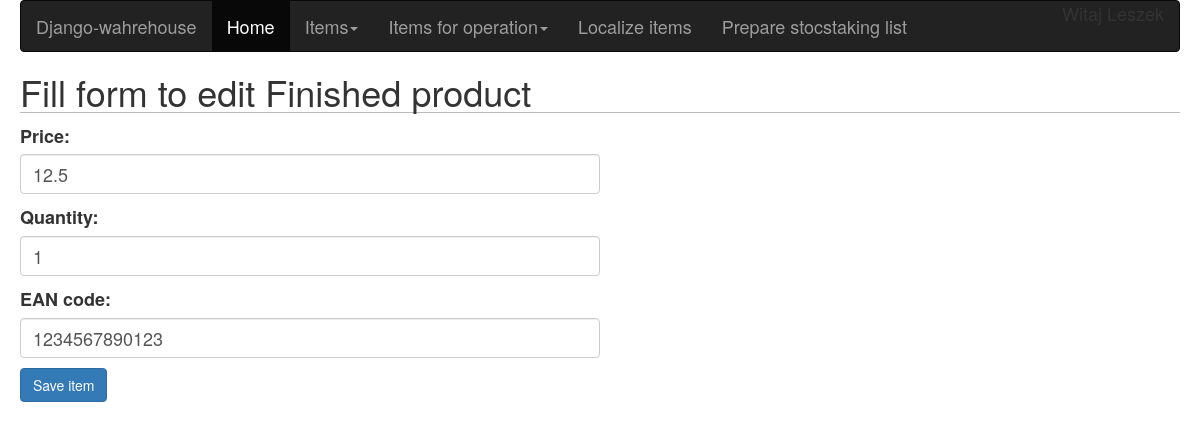
The app's page /warehouse/finishedproduct/test-1/edit/ (signed in), older data.
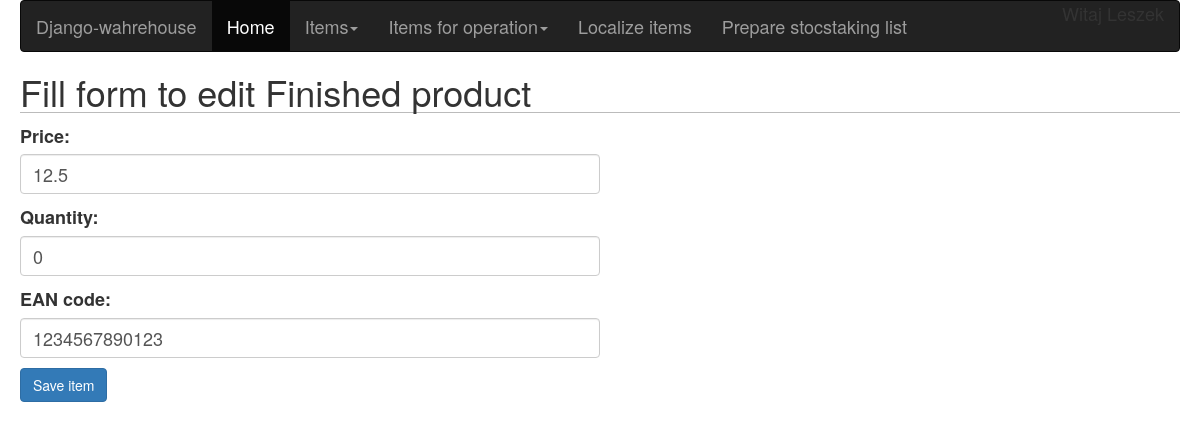
The same page, newer data.
### warehouse/models.py (models this page shows, shortened)
class FinishedProduct(models.Model):
    name = models.CharField(max_length=255)
    slug = models.SlugField(blank=True)
    price = models.FloatField()
    quantity = models.PositiveIntegerField(default=0)
    EAN_code = models.CharField(max_length=13, default=0)

### warehouse/views.py (the view)
# urls.py: url(r'^finishedproduct/(?P<slug>[-\w]+)/edit/$', finished_product_edit_view, name='finished_item_edit'),
@login_required
def finished_product_edit_view(request, slug):
    item = FinishedProduct.objects.get(slug=slug)
    if request.method == 'POST':
        edit_product_form = FinishedProductEditForm(instance=item, data=request.POST)
        if edit_product_form.is_valid():
            edit_product_form.save()
            return redirect(item.get_absolute_url())
    else:
        edit_product_form = FinishedProductEditForm(instance=item)
    return render(request, 'products_html/finished_product_edit.html', {'edit_product_form': edit_product_form})

### warehouse/forms.py
class FinishedProductEditForm(forms.ModelForm):
    def __init__(self, *args, **kwargs):
        super(FinishedProductEditForm, self).__init__(*args, **kwargs)
        for field in iter(self.fields):
            self.fields[field].widget.attrs.update({
                'class': 'form-control'
            })
    class Meta:
        model = FinishedProduct
        fields = ('price', 'quantity', 'EAN_code')

### warehouse/templates/products_html/finished_product_edit.html (shortened to what this page needs)
{% extends "base.html" %}
{% block content %}
<h1>Fill form to edit Finished product</h1>
    <form action="." method="post">
    {{ edit_product_form.as_p }}
    <p><input class="btn btn-primary" type="submit" value="Save item"></p>
    </form>
{% endblock %}

Row changes from the older to the newer data that the page shows:
changed FinishedProduct: quantity "1" → "0"
